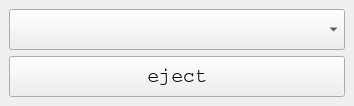
<?xml version="1.0" encoding="UTF-8"?>
<ui version="4.0">
 <class>MainWindow</class>
 <widget class="QMainWindow" name="MainWindow">
  <property name="windowModality">
   <enum>Qt::NonModal</enum>
  </property>
  <property name="enabled">
   <bool>true</bool>
  </property>
  <property name="geometry">
   <rect>
    <x>0</x>
    <y>0</y>
    <width>354</width>
    <height>106</height>
   </rect>
  </property>
  <property name="sizePolicy">
   <sizepolicy hsizetype="Preferred" vsizetype="Preferred">
    <horstretch>0</horstretch>
    <verstretch>0</verstretch>
   </sizepolicy>
  </property>
  <property name="maximumSize">
   <size>
    <width>16777215</width>
    <height>530</height>
   </size>
  </property>
  <property name="windowTitle">
   <string>bmEjectUSBStorage</string>
  </property>
  <widget class="QWidget" name="centralwidget">
   <property name="sizePolicy">
    <sizepolicy hsizetype="Preferred" vsizetype="Preferred">
     <horstretch>0</horstretch>
     <verstretch>0</verstretch>
    </sizepolicy>
   </property>
   <property name="maximumSize">
    <size>
     <width>16777215</width>
     <height>530</height>
    </size>
   </property>
   <layout class="QVBoxLayout" name="verticalLayout">
    <item>
     <widget class="QComboBox" name="cbUSBStorages">
      <property name="sizePolicy">
       <sizepolicy hsizetype="Preferred" vsizetype="Expanding">
        <horstretch>0</horstretch>
        <verstretch>0</verstretch>
       </sizepolicy>
      </property>
      <property name="font">
       <font>
        <family>Courier</family>
        <pointsize>15</pointsize>
       </font>
      </property>
     </widget>
    </item>
    <item>
     <widget class="QPushButton" name="btnEject">
      <property name="sizePolicy">
       <sizepolicy hsizetype="Minimum" vsizetype="Expanding">
        <horstretch>0</horstretch>
        <verstretch>0</verstretch>
       </sizepolicy>
      </property>
      <property name="font">
       <font>
        <family>Courier</family>
        <pointsize>15</pointsize>
       </font>
      </property>
      <property name="text">
       <string>eject</string>
      </property>
     </widget>
    </item>
   </layout>
  </widget>
 </widget>
 <resources/>
 <connections/>
</ui>
